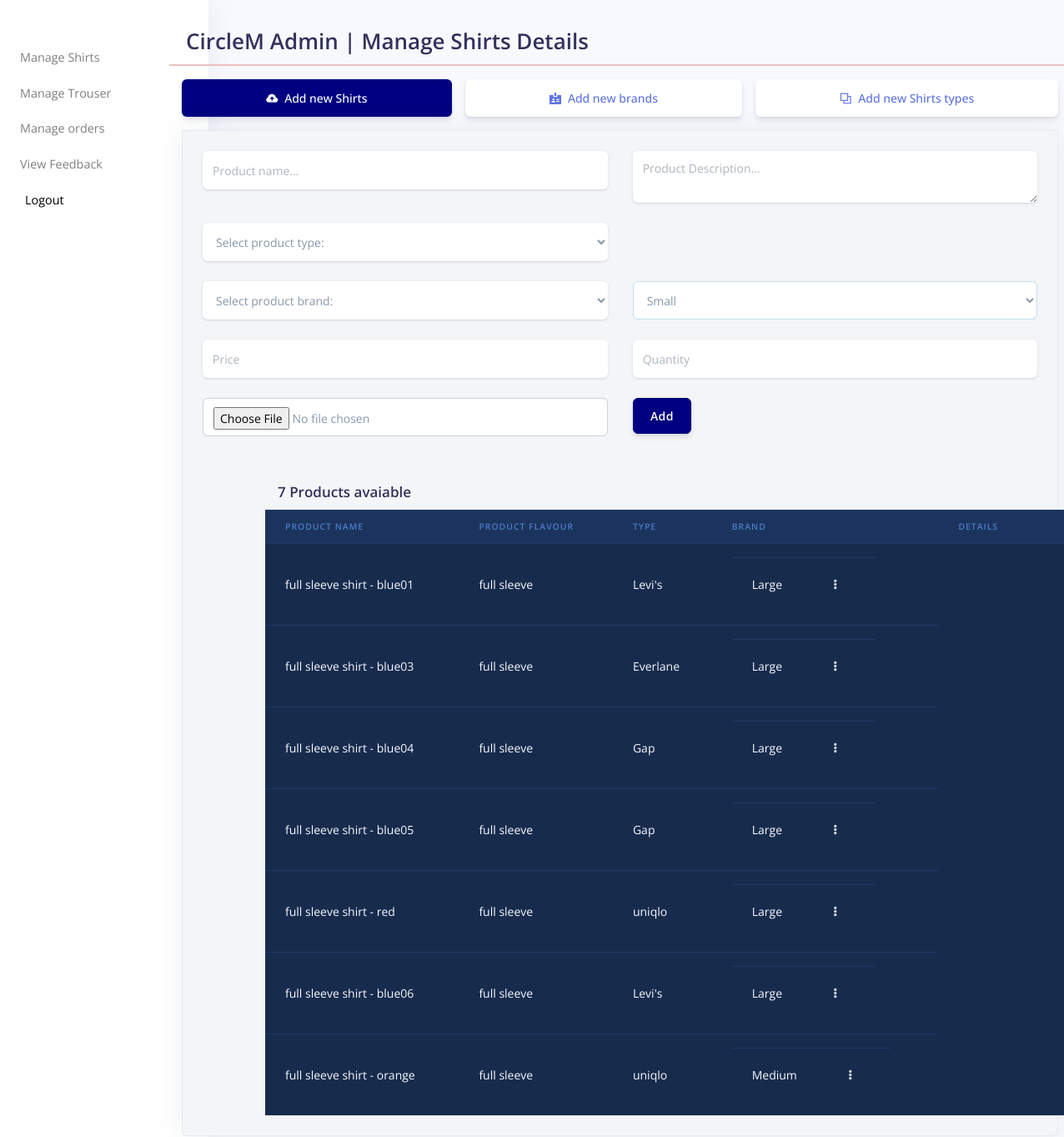
Screenshot of /FRONTEND/ADMIN/manage-products.php?Logged-in (signed in) with the database file from the repository.
### tables this page shows
CREATE TABLE `shirts_tbl` (
  `Product_id` int(20) NOT NULL,
  `ProductName` varchar(100) NOT NULL,
  `Description` longtext NOT NULL,
  `ProductType` int(11) DEFAULT NULL,
  `Brand` int(11) DEFAULT NULL
);

CREATE TABLE `shirt_type` (
  `PTID` int(20) NOT NULL,
  `ProductType` varchar(100) NOT NULL
);

CREATE TABLE `product_brands` (
  `BrandID` int(20) NOT NULL,
  `BrandName` varchar(100) NOT NULL,
  `BrandImage` longtext NOT NULL
);

CREATE TABLE `shirt_details` (
  `PID` int(20) NOT NULL,
  `Size` varchar(100) NOT NULL,
  `Price` float NOT NULL,
  `ProductImage` longtext NOT NULL,
  `Quantity` int(20) NOT NULL
);

### FRONTEND/ADMIN/manage-products.php (the view, shortened to what this page needs)
<!DOCTYPE html>
<html lang="en" dir="ltr">
<head>
</head>
    <link href="../../assets/vendor/nucleo/css/nucleo.css" rel="stylesheet">
    <link href="../../assets/vendor/@fortawesome/fontawesome-free/css/all.min.css" rel="stylesheet">
    <link type="text/css" href="../../assets/css/argon.css" rel="stylesheet">
<body>
  <?php
  require '../../Includes/connection.php' ;
  ?>
<?php if (isset($_SESSION['admin_'])) {
  require '../../Includes/admin.navbar.php';
  ?>
  <div class="container">
    <div class="row">
      <div class="col"><h1>CircleM Admin | Manage Shirts Details</h1>
<center>
          <div class="col error">
          </div>
</center>
      <div class="col">
          <div class="nav-wrapper">
          <ul class="nav nav-pills nav-fill flex-column flex-md-row" id="tabs-icons-text" role="tablist">
              <li class="nav-item">
                  <a class="nav-link mb-sm-3 mb-md-0 active" id="tabs-icons-text-1-tab" data-toggle="tab" href="#tabs-icons-text-1" role="tab" aria-controls="tabs-icons-text-1" aria-selected="true"><i class="ni ni-cloud-upload-96 mr-2">
                  </i>Add new Shirts</a>
              </li>
              <li class="nav-item">
                  <a class="nav-link mb-sm-3 mb-md-0" id="tabs-icons-text-2-tab" data-toggle="tab" href="#tabs-icons-text-2" role="tab" aria-controls="tabs-icons-text-2" aria-selected="false"><i class="ni ni-badge mr-2">
                  </i>Add new brands</a>
              </li>
              <li class="nav-item">
                  <a class="nav-link mb-sm-3 mb-md-0" id="tabs-icons-text-3-tab" data-toggle="tab" href="#tabs-icons-text-3" role="tab" aria-controls="tabs-icons-text-3" aria-selected="false"><i class="ni ni-ungroup mr-2">
                  </i>Add new Shirts types</a>
              </li>
          </ul>
        </div>
        <div class="card shadow">
          <div class="card-body">
            <div class="tab-content" id="myTabContent">
              <div class="tab-pane fade show active" id="tabs-icons-text-1" role="tabpanel" aria-labelledby="tabs-icons-text-1-tab">
                <form  class="" method="post" action="../../PHP/ADMIN/admin.add-products.php" enctype="multipart/form-data" id="Addproduct-form">
                  <div class="row">
                    <div class="col-md-6">
                      <div class="form-group">
                        <input type="text" name="productName" placeholder="Product name..." class="form-control form-control-alternative" id="exampleFormControlInput1">
                      </div>
                    </div>
                    <div class="col-md-6">
                      <div class="form-group">
                        <textarea name="productDesc" placeholder="Product Description..." class="form-control form-control-alternative" id="exampleFormControlInput1"></textarea>
                      </div>
                    </div>
                    <div class="col-md-6">
                      <div class="form-group">
                        <select name="productType" class="form-control form-control-alternative" id="exampleFormControlInput1">
                          <option value=0>Select product type:</option>
                        </select>
                      </div>
                    </div>
                  </div>
                  <div class="row">
                    <div class="col-md-6">
                      <div class="form-group">
                        <select name="productBrand" class="form-control form-control-alternative" id="exampleFormControlInput1">
                          <option value=0>Select product brand:</option>
                        </select>
                      </div>
                    </div>
                    <div class="col-md-6">
                      <div class="form-group">
                        <select name="productSize" class="form-control " id="exampleFormControlInput1">
                          <option value="Small">Small</option>
                        </select>
                      </div>
                    </div>
                    <div class="col-md-6">
                      <div class="form-group">
                        <input type="number" name="productPrice"  placeholder="Price" min="1" class="form-control form-control-alternative" id="exampleFormControlInput1">
                      </div>
                    </div>
                    <div class="col-md-6">
                      <div class="form-group">
                        <input type="number" name="productQuantity"  placeholder="Quantity" min="1" class="form-control form-control-alternative" id="exampleFormControlInput1">
                      </div>
                    </div>
                  </div>
                  <div class="row">
                    <div class="col-md-6">
                      <input type="file" name="PimgSelector" class="form-control"><br>
                    </div>
                    <div class="col-md-6">
                      <button type="submit" class="btn btn-success" name="btnAddproduct" id="btnAddproduct">Add</button>
                    </div>
                  </div>
                </form>
<div class="col">
  <div class="col-md-6">
    <?php
    $num_of_products="SELECT * FROM shirts_tbl";
    $result = mysqli_query($conn,$num_of_products);
    echo '<h3>'.mysqli_num_rows($result). ' Products avaiable</h3>';
    ?>
  </div>
  <div class="table-responsive" style="max-height:80vh; overflow:scroll;">
    <table class="table align-items-center table-dark" style="position:relative;">
      <thead class="thead-dark" >
        <tr style="position:sticky;">
          <th scope="col">Product Name</th>
          <th scope="col">Product Flavour</th>
          <th scope="col">Type</th>
          <th scope="col">Brand</th>
          <th scope="col">Details</th>
          <th scope="col"></th>
        </tr>
      </thead>
      <tbody>
        <?php
        $products= "SELECT * FROM shirts_tbl";
        $records= mysqli_query($conn, $products);
        while($row= mysqli_fetch_array($records))
        {
          ?>
          <tr>
            <td scope="row">
              <div class="media-body">
                <?php
                echo '<form action="edit-products.php" method="post" >';
                echo '<span class="mb-0 text-sm">'.$row['ProductName'].'</span>';
                ?>
              </div>
            </td>
            <td>
              <?php
              $ptype= "SELECT * FROM shirt_type WHERE PTID= ".$row['ProductType'].";";
              $product_tp_rec= mysqli_query($conn, $ptype);
              if ($product_type_row= mysqli_fetch_array($product_tp_rec)) {
                echo '<span class="mb-0 text-sm">'.$product_type_row['ProductType'].'</span>';
              }
              ?>
            </td>
            <td>
              <?php
              $pbrands= "SELECT * FROM product_brands WHERE BrandID=".$row['Brand'].";";
              $product_br_rec= mysqli_query($conn, $pbrands);
              if ($product_brand_row= mysqli_fetch_array($product_br_rec)) {
                echo '<span class="mb-0 text-sm">'.$product_brand_row['BrandName'].'</span>';
              }
              ?>
            </td>
            <td>
              <div class="d-flex align-items-center">
                <?php
                echo "<table>";
                  $product_details= "SELECT * FROM shirt_details WHERE PID=".$row['Product_id'].";";
                  $product_dt_rec= mysqli_query($conn, $product_details);
                  while ($product_details_row= mysqli_fetch_array($product_dt_rec)) {
                    echo '<td><span class="mb-0 text-sm">'.$product_details_row['Size'].'</span></td>';
                    ?>
                  </div>
                </td>
                <td class="text-right">
                  <div class="dropdown">
                    <a class="btn btn-sm btn-icon-only text-light" href="#" role="button" data-toggle="dropdown" aria-haspopup="true" aria-expanded="false">
                      <i class="fas fa-ellipsis-v"></i>
                    </a>
                    <div class="dropdown-menu dropdown-menu-right dropdown-menu-arrow">
                      <?php
                    }
                    echo "</table>";
                    ?>
                  </div>
                </div>
              </td>
              <?php
            }
            ?>
          </tr>
    </div>
  </div>
</div>
</div>
      </div>
</div>
</div>
</div>
<?php }
elseif (!isset($_SESSION['admin_'])) {
  header("location:index.php");
}
   ?>
  </body>
</html>

### Includes/admin.navbar.php (shortened to what this page needs)
<!DOCTYPE html>
<html lang="en" dir="ltr">
  <head>
  </head>
  <body>
		<nav class="navbar navbar-vertical fixed-left navbar-expand-md navbar-light bg-white" id="sidenav-main">
		    <div class="container-fluid">
		      <div class="collapse navbar-collapse" id="sidenav-collapse-main">
		        <ul class="navbar-nav">
		          <li class="nav-item">
		            <a class="nav-link" href="manage-products.php">
					   Manage Shirts
		            </a>
		          </li>
				  <li class="nav-item">
		            <a class="nav-link" href="manage-trouser.php">
		               Manage Trouser
		            </a>
		          </li>
		          <li class="nav-item">
		            <a class="nav-link" href="ManageOrders.php">
		              </i> Manage orders
		            </a>
		          </li>
		          <li class="nav-item">
		            <a class="nav-link" href="adminfeedback.php">
		               View Feedback
		            </a>
		          </li>
		         <?php
						 if (isset($_SESSION['admin_'])) {
							 echo '<li class="nav-item">
							 <form class="nav-link" action="../../Includes/Logout.php" method="post">
								<button type="submit" name="admin-logout" style="border:none; background-color:transparent; cursor:pointer">Logout</button>
							 </form>
							</li>';
						 }
						  ?>
		        </ul>
		      </div>
		    </div>
		  </nav>
  </body>
</html>

### FRONTEND/ADMIN/manage-products.php (style rules this page uses)
.error { background: #fdcdcd; border: #ecc0c1 1px solid; }
.col { margin-left: 60px; }
.col h1 { margin-left: 80px; }

### rows the page displays
shirts_tbl: ProductName "full sleeve shirt - blue01", ProductType.ProductType "full sleeve", Brand.BrandName "Levi's"
shirt_details: Size "Large"
shirts_tbl: ProductName "full sleeve shirt - blue03", ProductType.ProductType "full sleeve", Brand.BrandName "Everlane"
shirt_details: Size "Large"
shirts_tbl: ProductName "full sleeve shirt - blue04", ProductType.ProductType "full sleeve", Brand.BrandName "Gap"
shirt_details: Size "Large"
shirts_tbl: ProductName "full sleeve shirt - blue05", ProductType.ProductType "full sleeve", Brand.BrandName "Gap"
shirt_details: Size "Large"
shirts_tbl: ProductName "full sleeve shirt - red", ProductType.ProductType "full sleeve", Brand.BrandName "uniqlo"
shirt_details: Size "Large"
shirts_tbl: ProductName "full sleeve shirt - blue06", ProductType.ProductType "full sleeve", Brand.BrandName "Levi's"
shirt_details: Size "Large"
shirts_tbl: ProductName "full sleeve shirt - orange", ProductType.ProductType "full sleeve", Brand.BrandName "uniqlo"
shirt_details: Size "Medium"

### other values shown
mysqli_num_rows($result) "7"
